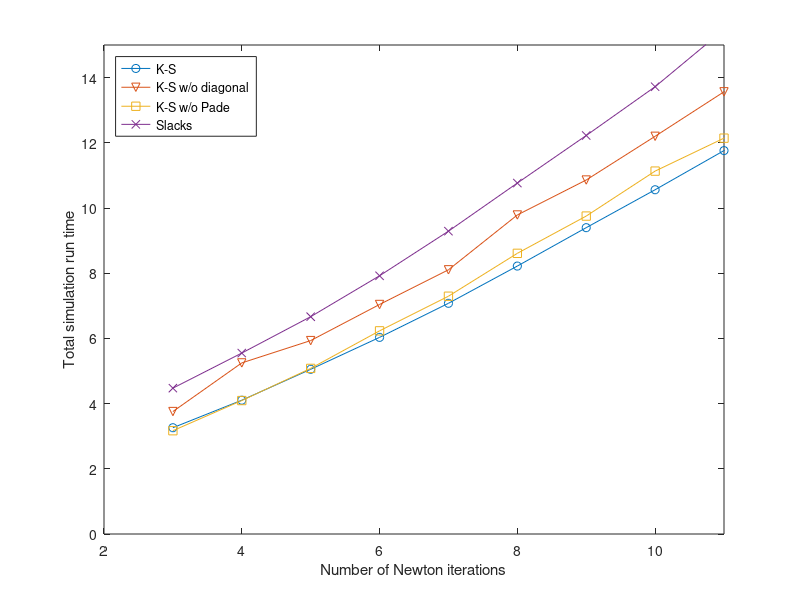
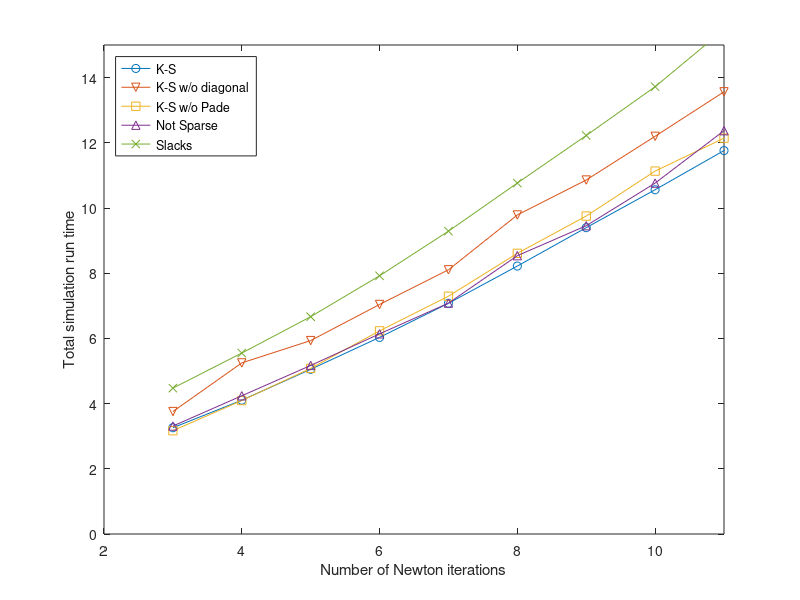
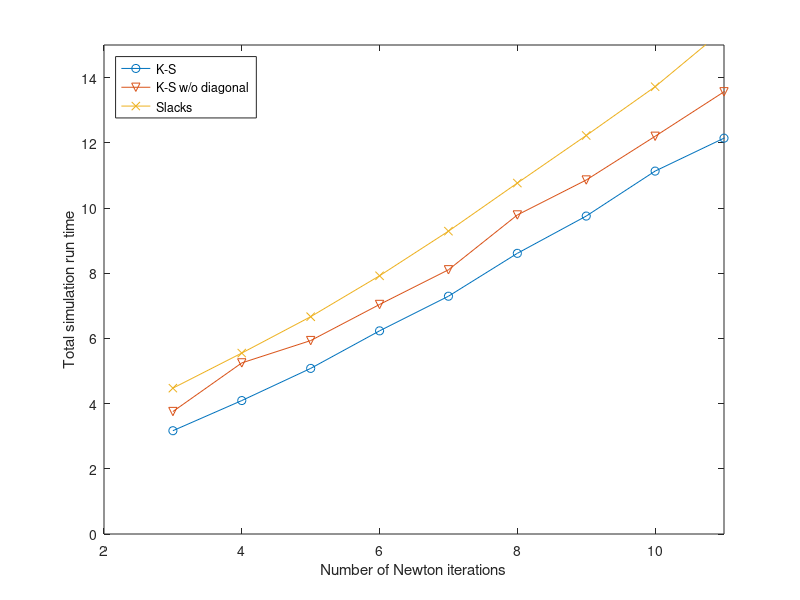

Reproduce these figures in MATLAB, in order.
load results/KS_NS_12.mat

figure
plot(iters,ksTimes,'o-',iters,ksFmTimes,'v-',iters,ksNpTimes,'s-',iters,slackTimes,'x-')
xlabel('Number of Newton iterations')
ylabel('Total simulation run time')
legend('K-S','K-S w/o diagonal','K-S w/o Pade','Slacks','Location','NorthWest')

axis([2 11 0 15])

print -depsc results/simtimes.eps

figure
plot(iters,ksTimes,'o-',iters,ksFmTimes,'v-',iters,ksNpTimes,'s-',iters,ksNsTimes,'^-',iters,slackTimes,'x-')
xlabel('Number of Newton iterations')
ylabel('Total simulation run time')
legend('K-S','K-S w/o diagonal','K-S w/o Pade','Not Sparse','Slacks','Location','NorthWest')

axis([2 11 0 15])

print -depsc results/simtimes2.eps

figure
plot(iters,ksNpTimes,'o-',iters,ksFmTimes,'v-',iters,slackTimes,'x-')
xlabel('Number of Newton iterations')
ylabel('Total simulation run time')
legend('K-S','K-S w/o diagonal','Slacks','Location','NorthWest')

axis([2 11 0 15])

print -depsc results/simtimes3.eps